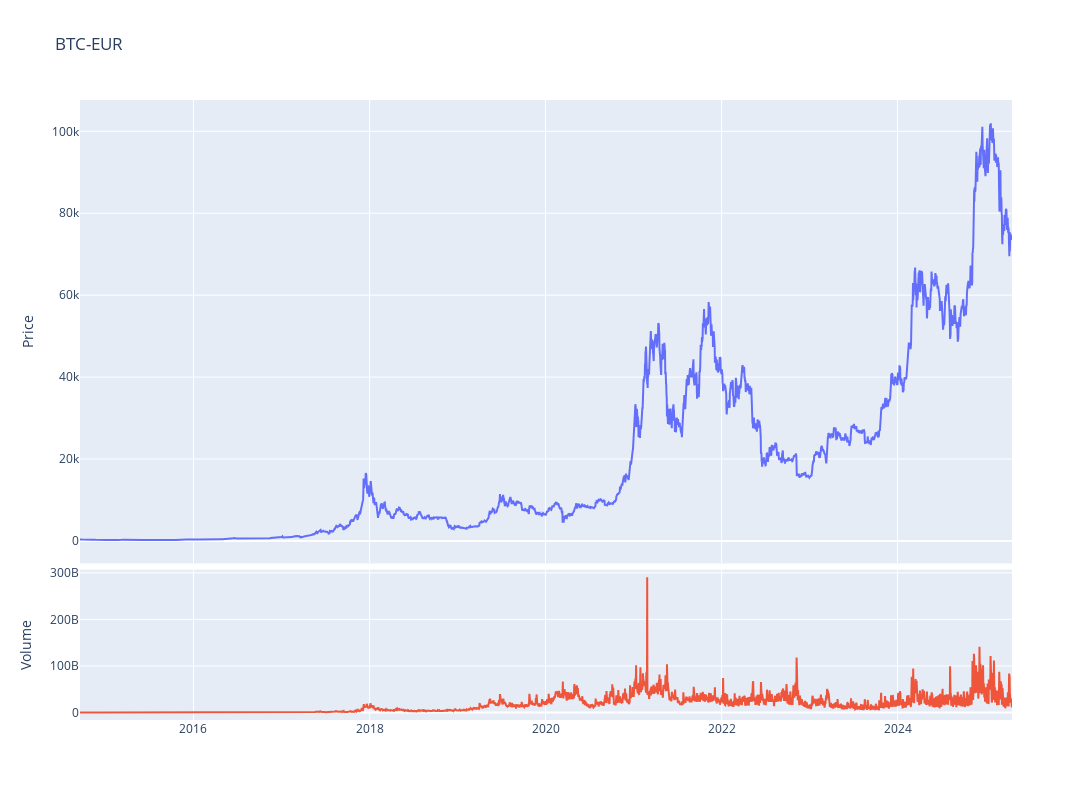

Notebook code for this chart:
### Code cell
fig = make_subplots(rows=4, cols=1,shared_xaxes=True,vertical_spacing=0.01,specs=[[{'rowspan':3,'colspan':1}],[None],[None],[{'rowspan':1,'colspan':1}]])

# Graph (1,1)
fig.add_trace(go.Scatter(x=stock_ticker.index,y=stock_ticker['Adj Close'],mode="lines",name=f"{ticker}"),row=1, col=1)
# Update xaxis properties
fig.update_yaxes(title_text="Price", row=1, col=1)

# Graph (4,1)
fig.add_trace(go.Scatter(x=stock_ticker.index,y=stock_ticker['Volume'],mode="lines",name='Volume'),row=4, col=1)
fig.update_yaxes(title_text="Volume", row=4, col=1)

fig.update_layout(height=800, width=1300,showlegend=False,title=f"{ticker}")

fig.show()

### Figure 1 — Plotly figure (JSON) as saved in the notebook; plotly's stock layout.template omitted (floating-point values rounded to 4 significant figures; data arrays with more than 128 entries replaced by an {"elided": "..."} marker saying what was removed)
{"data": [{"mode": "lines", "name": "BTC-EUR", "type": "scatter", "x": {"elided": "3869 str values"}, "xaxis": "x", "y": {"elided": "3869 float values"}, "yaxis": "y"}, {"mode": "lines", "name": "Volume", "type": "scatter", "x": {"elided": "3869 str values"}, "xaxis": "x2", "y": {"elided": "3869 int values"}, "yaxis": "y2"}], "layout": {"height": 800, "showlegend": false, "title": {"text": "BTC-EUR"}, "width": 1300, "xaxis": {"anchor": "y", "domain": [0, 1], "matches": "x2", "showticklabels": false}, "xaxis2": {"anchor": "y2", "domain": [0, 1]}, "yaxis": {"anchor": "x", "domain": [0.2525, 1], "title": {"text": "Price"}}, "yaxis2": {"anchor": "x2", "domain": [0, 0.2425], "title": {"text": "Volume"}}}}
